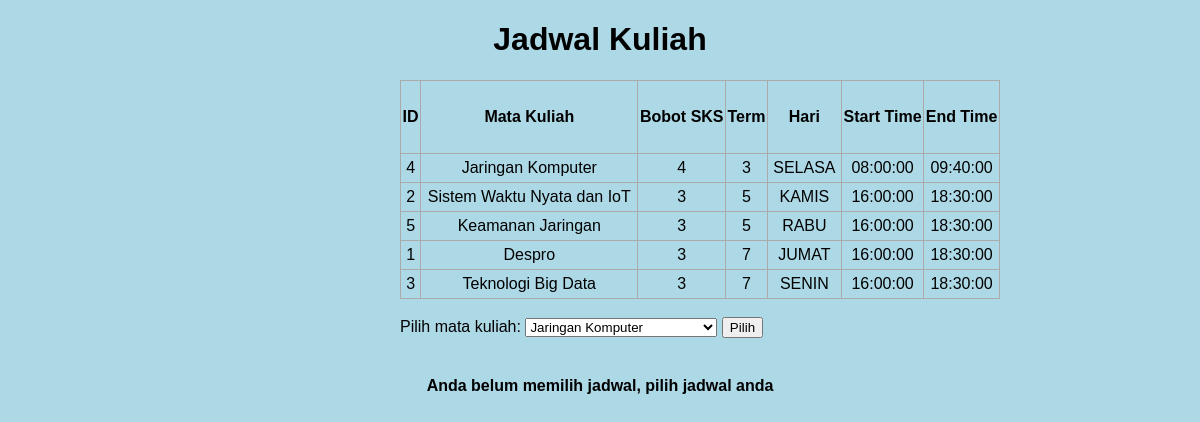
The page / on the database its author committed.
### tables this page shows
CREATE TABLE course(id INTEGER PRIMARY KEY, name TEXT, sks INTEGER, term INTEGER);

### app_db.py (the view)
@app.route('/', methods=['POST', 'GET'])
def index():
    if request.method == 'POST':
        db.execute("SELECT name FROM course WHERE name=(?)", [dipilih])
        nama_matkul = db.fetchone()[0]
        db.execute("SELECT sks FROM course WHERE name=(?)", [dipilih])
        sks_matkul = db.fetchone()[0]
        db.execute("SELECT term FROM course WHERE name=(?)", [dipilih])
        term_matkul = db.fetchone()[0]
        db.execute("SELECT id FROM course WHERE name=(?)", [dipilih])
        kode_matkul = db.fetchone()[0]
        try:
            db.execute("INSERT INTO mycourse(course_id) VALUES(?)", [kode_matkul])
            return redirect('/')
        except:
            return 'There was an issue adding your task'
    else:
        course = db.execute("SELECT course.id AS course_id, course.name AS name, course.sks AS sks, course.term AS term, time(pertemuan.jam_start) AS jam_start, time(pertemuan.jam_end) AS jam_end, harienum.hari AS hari FROM course INNER JOIN pertemuan ON pertemuan.course_id = course.id INNER JOIN harienum ON harienum.id = pertemuan.hari GROUP BY harienum.hari ORDER BY term").fetchall()
        mycourse = db.execute("SELECT mycourse.id, mycourse.course_id AS course_id, course.name AS name, course.sks AS sks, course.term AS term, pertemuan.jam_start AS jam_start, pertemuan.jam_end AS jam_end, harienum.hari AS hari FROM mycourse INNER JOIN course ON course.id = mycourse.course_id INNER JOIN pertemuan ON pertemuan.course_id = course.id INNER JOIN harienum ON harienum.id = pertemuan.hari ORDER BY term").fetchall()
        return render_template('index.html', course=course, mycourse=mycourse)

### templates/index.html (shortened to what this page needs)
{% extends 'base.html' %}
{% block body %}
<div class="content">
    <h1 style="text-align: center"> Jadwal Kuliah </h1>
    <table>
        <tr>
            <th> ID </th>
            <th> Mata Kuliah </th>
            <th> Bobot SKS </th>
            <th> Term </th>
            <th> Hari </th>
            <th> Start Time </th>
            <th> End Time </th>
        </tr>
        {% for courses in course %}
        <tr>
            <td>{{ courses[0] }}</td>
            <td>{{ courses[1] }}</td>
            <td>{{ courses[2] }}</td>
            <td>{{ courses[3] }}</td>
            <td>{{ courses[6] }}</td>
            <td>{{ courses[4] }}</td>
            <td>{{ courses[5] }}</td>
        </tr>
        {% endfor %}
    </table>
    <br>
    <form id="kuliah" action="/" method="POST">
        <label >Pilih mata kuliah:</label>
        <select id="kuliah_option" name="kuliah">
            {% for courses in course %}
            <option value="{{ courses[1] }}">{{ courses[1] }}</option>
            {% endfor %}
        </select>
        <input type="submit" value="Pilih">
    </form>
    <br>
    {% if mycourse|length < 1 %}
    <h4 style="text-align: center"> Anda belum memilih jadwal, pilih jadwal anda  </h4>
    {% endif %}
</div>
{% endblock %}

### templates/base.html (shortened to what this page needs)
<!DOCTYPE html>
<html lang="en">
<head>
    <link rel="stylesheet" href="{{ url_for('static', filename='css/style.css') }}">
</head>
<body>
    {% block body %}{% endblock %}
</body>
</html>

### static/css/style.css (style rules this page uses)
body, html { margin: 0; font-family: sans-serif; background-color: lightblue; }
.content { margin: 0 auto; width: 400px; }
table, td, th { border: 1px solid #aaa; }
table { border-collapse: collapse; width: 150%; }
th { height: 70px; }
td { text-align: center; padding: 5px; }

### rows shown on the page
course: id "4", name "Jaringan Komputer", sks "4", term "3", courses "SELASA", courses "08:00:00", courses "09:40:00"
course: id "2", name "Sistem Waktu Nyata dan IoT", sks "3", term "5", courses "KAMIS", courses "16:00:00", courses "18:30:00"
course: id "5", name "Keamanan Jaringan", sks "3", term "5", courses "RABU", courses "16:00:00", courses "18:30:00"
course: id "1", name "Despro", sks "3", term "7", courses "JUMAT", courses "16:00:00", courses "18:30:00"
course: id "3", name "Teknologi Big Data", sks "3", term "7", courses "SENIN", courses "16:00:00", courses "18:30:00"

### other values the page prints
form field kuliah "Jaringan Komputer"
